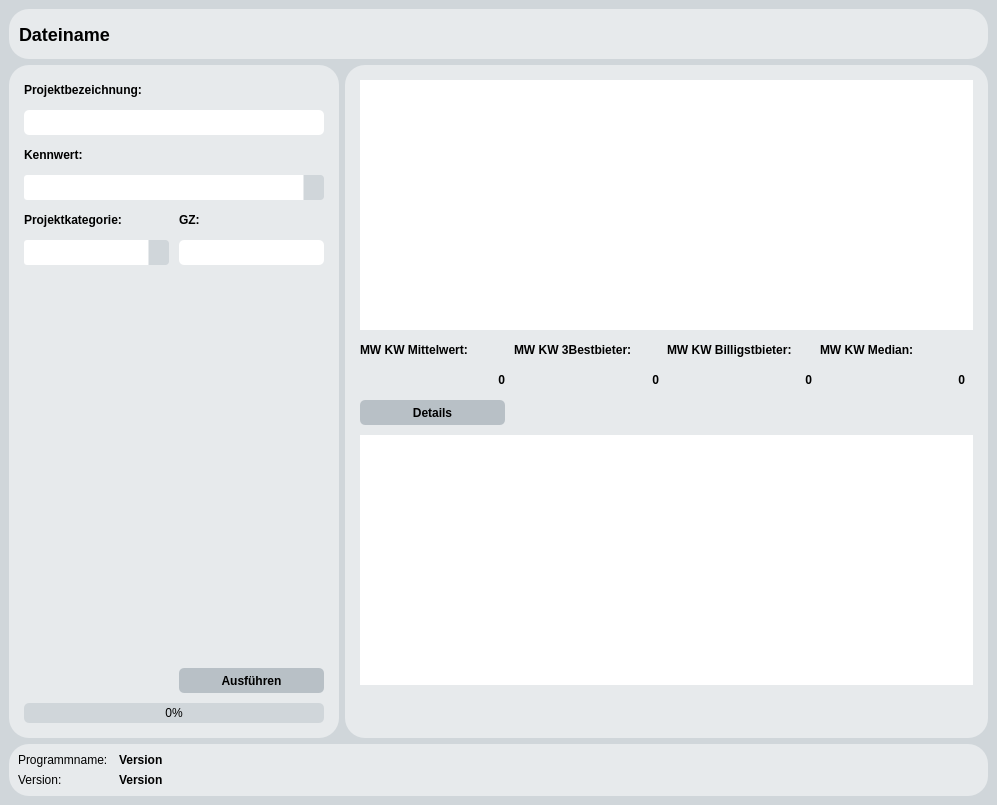
<?xml version="1.0" encoding="UTF-8"?>
<ui version="4.0">
 <class>KennwerteBau</class>
 <widget class="QMainWindow" name="KennwerteBau">
  <property name="geometry">
   <rect>
    <x>0</x>
    <y>0</y>
    <width>997</width>
    <height>805</height>
   </rect>
  </property>
  <property name="minimumSize">
   <size>
    <width>997</width>
    <height>805</height>
   </size>
  </property>
  <property name="windowTitle">
   <string>MainWindow</string>
  </property>
  <property name="styleSheet">
   <string notr="true">*{
	font-family:segoe ui;
	font-size:12px;
}

QMainWindow::separator {
    background: yellow;
    width: 10px; /* when vertical */
    height: 10px; /* when horizontal */
}

QWidget#centralwidget{
	background: #d0d6da;
}

QMenuBar{
	font-size:12px;
	background: #e7eaec;
}

QMenu{
	font-size:12px;
}

QPushButton{
	font-size:12px;
	background:#b8c0c6;
	border-style: solid;
	border-radius: 5px;
}

QPushButton:hover{
	font-size:12px;
	background:#d0d6da;
	border-style: solid;
	border-radius: 5px;
}

QPushButton:pressed{
	font-size:12px;
	background:#a1abb1;
	border-style: solid;
	border-radius: 5px;
    padding-top: 1px;
    padding-left: 2px;
}

QProgressBar{
	color: #000000;
	background-color: #d0d6da;
	border-style: none;
	border-radius: 5px;
	text-align: center;
}
QProgressBar::chunk{
border-radius: 5px;
	background-color: rgb(115, 127, 133);
}

QLineEdit{
	font-size:12px;
	border-style: solid;
	border-radius: 5px;
}

QDoubleSpinBox{
	font-size:12px;
	border-style: solid;
	border-radius: 5px;
}

QDoubleSpinBox::up-button{
    width: 20px;
	border-style: 0px solid;
	border-radius: 1px;
	background: #d0d6da;
}

QDoubleSpinBox::down-button{
    width: 20px;
	border-style: solid;
	border-radius: 1px;
	background: #d0d6da;
}

QDoubleSpinBox::up-arrow {
    image: url('//firma.local/dfs/Laufwerk-Z/Daten - Intern/Kosten/09 SQL Preisdatenbank/07_Python Oberfläche/qss/up-arrow.png');
    width: 7px;
    height: 7px;
}

QDoubleSpinBox::down-arrow {
    image: url('//firma.local/dfs/Laufwerk-Z/Daten - Intern/Kosten/09 SQL Preisdatenbank/07_Python Oberfläche/qss/down-arrow.png');
    width: 7px;
    height: 7px;
}

QLabel#lblTitle {
	font-size:18px;
}

QLabel{
	font-size:12px;
}

QDateEdit{
	font-size:12px;
	border-style: solid;
	border-radius: 5px;
}

QDateEdit::drop-down {
    subcontrol-origin: padding;
    subcontrol-position: top right;
    width: 20px;
	background: #d0d6da;

    border-left-width: 1px;
    border-left-color: #e7eaec;
    border-left-style: solid; /* just a single line */
    border-top-right-radius: 3px; /* same radius as the QComboBox */
    border-bottom-right-radius: 3px;
}

QDateEdit::down-arrow {
    image: url('//firma.local/dfs/Laufwerk-Z/Daten - Intern/Kosten/09 SQL Preisdatenbank/07_Python Oberfläche/qss/down-arrow.png');
    width: 10px;
    height: 10px;
}

QDateEdit::down-arrow:on { /* shift the arrow when popup is open */
    top: 1px;
    left: 1px;
}

QDateEdit QAbstractItemView:enabled {
	color: #000000;
	background: #e7eaec;
	selection-color: #000000;
	selection-background-color: #d0d6da;
}

QDateEdit QWidget#qt_calendar_navigationbar {
	color: #000000;
	background-color: #b8c0c6;
}


QTableView {
	font-size:12px;
    background: #ffffff;
    border-style: none;
	gridline-color: #737f86;
}

QTableView::item:selected {
	color: #000000;
	background: #d0d6da;
}

QHeaderView::section {
    background-color: #b8c0c6;
    padding: 2px;
    font-size: 12px;
	font-weight: bold;
    border-style: none;
    border-bottom: 1px solid #737f86;
	border-right: 1px solid #737f86;	
}

QHeaderView::section:horizontal
{
    border-top: 1px solid #737f86;
}

QHeaderView::section:vertical
{
    border-left: 1px solid #737f86;
	border-right: 1px solid #737f86;
}


QListView{
	font-size:12px;
	color: #000000;
	border: 0px solid;
	border-radius: 10px;
}

QListView::item 
{
    padding: 0px;
}

QListView::item:selected 
{
    border: 1px solid #d0d6da;
    border-radius: 2px;
    color: #000000;
}

QListView::item:selected:!active 
{
    background-color: #d0d6da;
    border-radius: 2px;
    color: #000000;

}

QListView::item:selected:active 
{
    background-color: #d0d6da;
    border-radius: 2px;
    color: #000000;

}

QListView::item:hover 
{
    background-color: #d0d6da;
	margin: 0px;
    border-radius: 2px;

}


/*STYLESHEET FÜR QFrame*/

QFrame#fraSideMenu, QFrame#fraTable, QFrame#fraTitle, QFrame#fraFooter {
    border-radius: 20px;
    background: #e7eaec;
}

/*STYLESHEET FÜR QGridLayout*/

QGridLayout {
    border-radius: 0px;
    background: transparent;
}

/*STYLESHEET FÜR QLabel*/

QLabel {
    border-radius: 0px;
    background: #e7eaec;
}

/*STYLESHEET FÜR QComboBox*/

QComboBox {
	font-size:12px;
    border: solid;
    border-radius: 3px;
    padding: 1px 18px 1px 3px;
    min-width: 6em;
}

QComboBox:editable {
    background: #ffffff;
}

QComboBox:!editable, QComboBox::drop-down:editable {
     background: #ffffff;
}

QComboBox:!editable:on, QComboBox::drop-down:editable:on {
    background: #ffffff;
}

QComboBox:on { /* shift the text when the popup opens */
    padding-top: 3px;
    padding-left: 4px;
}

QComboBox::drop-down {
    subcontrol-origin: padding;
    subcontrol-position: top right;
    width: 20px;
	background: #d0d6da;

    border-left-width: 1px;
    border-left-color: #e7eaec;
    border-left-style: solid; /* just a single line */
    border-top-right-radius: 3px; /* same radius as the QComboBox */
    border-bottom-right-radius: 3px;
}

QComboBox::drop-down:on {
	background:#a1abb1;
}

QComboBox::down-arrow {
    image: url('//firma.local/dfs/Laufwerk-Z/Daten - Intern/Kosten/09 SQL Preisdatenbank/07_Python Oberfläche/qss/down-arrow.png');
    width: 10px;
    height: 10px;
}

QComboBox::down-arrow:on { /* shift the arrow when popup is open */
    top: 1px;
    left: 1px;
}

QComboBox QAbstractItemView {
    border: 1px solid #d0d6da;
	border-radius: 0px;
	background: #ffffff;
	selection-color: #000000;
    selection-background-color: #d0d6da;
}</string>
  </property>
  <widget class="QWidget" name="centralwidget">
   <layout class="QGridLayout" name="gridLayout_3">
    <item row="0" column="0">
     <layout class="QGridLayout" name="gridLayout">
      <item row="1" column="0">
       <widget class="QFrame" name="fraSideMenu">
        <property name="minimumSize">
         <size>
          <width>330</width>
          <height>300</height>
         </size>
        </property>
        <property name="maximumSize">
         <size>
          <width>330</width>
          <height>5000</height>
         </size>
        </property>
        <property name="frameShape">
         <enum>QFrame::StyledPanel</enum>
        </property>
        <property name="frameShadow">
         <enum>QFrame::Raised</enum>
        </property>
        <layout class="QGridLayout" name="gridLayout_6">
         <property name="leftMargin">
          <number>0</number>
         </property>
         <property name="topMargin">
          <number>0</number>
         </property>
         <property name="rightMargin">
          <number>0</number>
         </property>
         <property name="bottomMargin">
          <number>0</number>
         </property>
         <item row="0" column="0">
          <layout class="QGridLayout" name="gridLayout_2">
           <property name="leftMargin">
            <number>15</number>
           </property>
           <property name="topMargin">
            <number>15</number>
           </property>
           <property name="rightMargin">
            <number>15</number>
           </property>
           <property name="bottomMargin">
            <number>15</number>
           </property>
           <property name="horizontalSpacing">
            <number>5</number>
           </property>
           <property name="verticalSpacing">
            <number>10</number>
           </property>
           <item row="4" column="0">
            <widget class="QLabel" name="lblLabel4">
             <property name="minimumSize">
              <size>
               <width>150</width>
               <height>20</height>
              </size>
             </property>
             <property name="maximumSize">
              <size>
               <width>150</width>
               <height>20</height>
              </size>
             </property>
             <property name="font">
              <font>
               <family>segoe ui</family>
               <pointsize>-1</pointsize>
               <weight>75</weight>
               <bold>true</bold>
              </font>
             </property>
             <property name="text">
              <string>Projektkategorie:</string>
             </property>
            </widget>
           </item>
           <item row="8" column="0" colspan="2">
            <widget class="QProgressBar" name="prgDatenImport">
             <property name="minimumSize">
              <size>
               <width>200</width>
               <height>20</height>
              </size>
             </property>
             <property name="maximumSize">
              <size>
               <width>300</width>
               <height>20</height>
              </size>
             </property>
             <property name="font">
              <font>
               <family>segoe ui</family>
               <pointsize>-1</pointsize>
              </font>
             </property>
             <property name="maximum">
              <number>1000</number>
             </property>
             <property name="value">
              <number>0</number>
             </property>
             <property name="alignment">
              <set>Qt::AlignCenter</set>
             </property>
            </widget>
           </item>
           <item row="7" column="1">
            <widget class="QPushButton" name="cmdStartQuery">
             <property name="minimumSize">
              <size>
               <width>145</width>
               <height>25</height>
              </size>
             </property>
             <property name="maximumSize">
              <size>
               <width>145</width>
               <height>25</height>
              </size>
             </property>
             <property name="font">
              <font>
               <family>segoe ui</family>
               <pointsize>-1</pointsize>
               <weight>75</weight>
               <bold>true</bold>
              </font>
             </property>
             <property name="styleSheet">
              <string notr="true"/>
             </property>
             <property name="text">
              <string>Ausführen</string>
             </property>
            </widget>
           </item>
           <item row="4" column="1">
            <widget class="QLabel" name="lblLabel3">
             <property name="minimumSize">
              <size>
               <width>0</width>
               <height>20</height>
              </size>
             </property>
             <property name="maximumSize">
              <size>
               <width>16777215</width>
               <height>20</height>
              </size>
             </property>
             <property name="font">
              <font>
               <family>segoe ui</family>
               <pointsize>-1</pointsize>
               <weight>75</weight>
               <bold>true</bold>
              </font>
             </property>
             <property name="text">
              <string>GZ:</string>
             </property>
            </widget>
           </item>
           <item row="6" column="0">
            <spacer name="verticalSpacer">
             <property name="orientation">
              <enum>Qt::Vertical</enum>
             </property>
             <property name="sizeHint" stdset="0">
              <size>
               <width>20</width>
               <height>20</height>
              </size>
             </property>
            </spacer>
           </item>
           <item row="1" column="0" colspan="2">
            <widget class="QLineEdit" name="txtSearchProj">
             <property name="minimumSize">
              <size>
               <width>150</width>
               <height>25</height>
              </size>
             </property>
             <property name="maximumSize">
              <size>
               <width>300</width>
               <height>25</height>
              </size>
             </property>
             <property name="font">
              <font>
               <family>segoe ui</family>
               <pointsize>-1</pointsize>
              </font>
             </property>
            </widget>
           </item>
           <item row="5" column="0">
            <widget class="QComboBox" name="cboKategorie">
             <property name="minimumSize">
              <size>
               <width>111</width>
               <height>25</height>
              </size>
             </property>
             <property name="maximumSize">
              <size>
               <width>145</width>
               <height>25</height>
              </size>
             </property>
             <property name="font">
              <font>
               <family>segoe ui</family>
               <pointsize>-1</pointsize>
              </font>
             </property>
             <property name="styleSheet">
              <string notr="true"/>
             </property>
             <property name="editable">
              <bool>false</bool>
             </property>
            </widget>
           </item>
           <item row="5" column="1">
            <widget class="QLineEdit" name="txtSearchGZ">
             <property name="minimumSize">
              <size>
               <width>145</width>
               <height>25</height>
              </size>
             </property>
             <property name="maximumSize">
              <size>
               <width>145</width>
               <height>25</height>
              </size>
             </property>
             <property name="font">
              <font>
               <family>segoe ui</family>
               <pointsize>-1</pointsize>
              </font>
             </property>
             <property name="text">
              <string/>
             </property>
            </widget>
           </item>
           <item row="0" column="0" colspan="2">
            <widget class="QLabel" name="lblLabel1">
             <property name="minimumSize">
              <size>
               <width>300</width>
               <height>20</height>
              </size>
             </property>
             <property name="maximumSize">
              <size>
               <width>300</width>
               <height>20</height>
              </size>
             </property>
             <property name="font">
              <font>
               <family>segoe ui</family>
               <pointsize>-1</pointsize>
               <weight>75</weight>
               <bold>true</bold>
              </font>
             </property>
             <property name="toolTip">
              <string>&lt;html&gt;&lt;head/&gt;&lt;body&gt;&lt;p&gt;Durch das setzen von &amp;quot;/&amp;quot; können mehrere Teilbegriffe gesucht werden.&lt;/p&gt;&lt;/body&gt;&lt;/html&gt;</string>
             </property>
             <property name="toolTipDuration">
              <number>0</number>
             </property>
             <property name="text">
              <string>Projektbezeichnung:</string>
             </property>
            </widget>
           </item>
           <item row="3" column="0" colspan="2">
            <widget class="QComboBox" name="cboKennwerte">
             <property name="minimumSize">
              <size>
               <width>111</width>
               <height>25</height>
              </size>
             </property>
             <property name="maximumSize">
              <size>
               <width>300</width>
               <height>25</height>
              </size>
             </property>
             <property name="font">
              <font>
               <family>segoe ui</family>
               <pointsize>-1</pointsize>
              </font>
             </property>
             <property name="styleSheet">
              <string notr="true"/>
             </property>
             <property name="editable">
              <bool>false</bool>
             </property>
            </widget>
           </item>
           <item row="2" column="0" colspan="2">
            <widget class="QLabel" name="lblLabel4_2">
             <property name="minimumSize">
              <size>
               <width>150</width>
               <height>20</height>
              </size>
             </property>
             <property name="maximumSize">
              <size>
               <width>300</width>
               <height>20</height>
              </size>
             </property>
             <property name="font">
              <font>
               <family>segoe ui</family>
               <pointsize>-1</pointsize>
               <weight>75</weight>
               <bold>true</bold>
              </font>
             </property>
             <property name="text">
              <string>Kennwert:</string>
             </property>
            </widget>
           </item>
          </layout>
         </item>
        </layout>
       </widget>
      </item>
      <item row="1" column="1">
       <widget class="QFrame" name="fraTable">
        <property name="minimumSize">
         <size>
          <width>400</width>
          <height>300</height>
         </size>
        </property>
        <property name="maximumSize">
         <size>
          <width>16777215</width>
          <height>5000</height>
         </size>
        </property>
        <layout class="QGridLayout" name="gridLayout_5">
         <property name="leftMargin">
          <number>0</number>
         </property>
         <property name="topMargin">
          <number>0</number>
         </property>
         <property name="rightMargin">
          <number>0</number>
         </property>
         <property name="bottomMargin">
          <number>0</number>
         </property>
         <item row="0" column="0">
          <layout class="QGridLayout" name="gridLayout_4">
           <property name="leftMargin">
            <number>15</number>
           </property>
           <property name="topMargin">
            <number>15</number>
           </property>
           <property name="rightMargin">
            <number>15</number>
           </property>
           <property name="bottomMargin">
            <number>15</number>
           </property>
           <property name="spacing">
            <number>10</number>
           </property>
           <item row="1" column="0">
            <widget class="QLabel" name="lblLabel3_2">
             <property name="minimumSize">
              <size>
               <width>145</width>
               <height>20</height>
              </size>
             </property>
             <property name="maximumSize">
              <size>
               <width>145</width>
               <height>20</height>
              </size>
             </property>
             <property name="font">
              <font>
               <family>segoe ui</family>
               <pointsize>-1</pointsize>
               <weight>75</weight>
               <bold>true</bold>
              </font>
             </property>
             <property name="text">
              <string>MW KW Mittelwert:</string>
             </property>
            </widget>
           </item>
           <item row="3" column="0">
            <widget class="QPushButton" name="cmdDetail">
             <property name="minimumSize">
              <size>
               <width>145</width>
               <height>25</height>
              </size>
             </property>
             <property name="maximumSize">
              <size>
               <width>145</width>
               <height>25</height>
              </size>
             </property>
             <property name="font">
              <font>
               <family>segoe ui</family>
               <pointsize>-1</pointsize>
               <weight>75</weight>
               <bold>true</bold>
              </font>
             </property>
             <property name="styleSheet">
              <string notr="true"/>
             </property>
             <property name="text">
              <string>Details</string>
             </property>
            </widget>
           </item>
           <item row="2" column="3">
            <widget class="QLabel" name="lblMedian">
             <property name="minimumSize">
              <size>
               <width>145</width>
               <height>20</height>
              </size>
             </property>
             <property name="maximumSize">
              <size>
               <width>145</width>
               <height>20</height>
              </size>
             </property>
             <property name="font">
              <font>
               <family>segoe ui</family>
               <pointsize>-1</pointsize>
               <weight>75</weight>
               <bold>true</bold>
              </font>
             </property>
             <property name="text">
              <string>0</string>
             </property>
             <property name="alignment">
              <set>Qt::AlignRight|Qt::AlignTrailing|Qt::AlignVCenter</set>
             </property>
            </widget>
           </item>
           <item row="1" column="4">
            <spacer name="horizontalSpacer">
             <property name="orientation">
              <enum>Qt::Horizontal</enum>
             </property>
             <property name="sizeHint" stdset="0">
              <size>
               <width>40</width>
               <height>20</height>
              </size>
             </property>
            </spacer>
           </item>
           <item row="2" column="1">
            <widget class="QLabel" name="lbl3Best">
             <property name="minimumSize">
              <size>
               <width>145</width>
               <height>20</height>
              </size>
             </property>
             <property name="maximumSize">
              <size>
               <width>145</width>
               <height>20</height>
              </size>
             </property>
             <property name="font">
              <font>
               <family>segoe ui</family>
               <pointsize>-1</pointsize>
               <weight>75</weight>
               <bold>true</bold>
              </font>
             </property>
             <property name="text">
              <string>0</string>
             </property>
             <property name="alignment">
              <set>Qt::AlignRight|Qt::AlignTrailing|Qt::AlignVCenter</set>
             </property>
            </widget>
           </item>
           <item row="2" column="0">
            <widget class="QLabel" name="lblMittelwert">
             <property name="minimumSize">
              <size>
               <width>145</width>
               <height>20</height>
              </size>
             </property>
             <property name="maximumSize">
              <size>
               <width>145</width>
               <height>20</height>
              </size>
             </property>
             <property name="font">
              <font>
               <family>segoe ui</family>
               <pointsize>-1</pointsize>
               <weight>75</weight>
               <bold>true</bold>
              </font>
             </property>
             <property name="text">
              <string>0</string>
             </property>
             <property name="alignment">
              <set>Qt::AlignRight|Qt::AlignTrailing|Qt::AlignVCenter</set>
             </property>
            </widget>
           </item>
           <item row="1" column="3">
            <widget class="QLabel" name="lblLabel3_5">
             <property name="minimumSize">
              <size>
               <width>145</width>
               <height>20</height>
              </size>
             </property>
             <property name="maximumSize">
              <size>
               <width>145</width>
               <height>20</height>
              </size>
             </property>
             <property name="font">
              <font>
               <family>segoe ui</family>
               <pointsize>-1</pointsize>
               <weight>75</weight>
               <bold>true</bold>
              </font>
             </property>
             <property name="text">
              <string>MW KW Median:</string>
             </property>
            </widget>
           </item>
           <item row="2" column="2">
            <widget class="QLabel" name="lblBillig">
             <property name="minimumSize">
              <size>
               <width>145</width>
               <height>20</height>
              </size>
             </property>
             <property name="maximumSize">
              <size>
               <width>145</width>
               <height>20</height>
              </size>
             </property>
             <property name="font">
              <font>
               <family>segoe ui</family>
               <pointsize>-1</pointsize>
               <weight>75</weight>
               <bold>true</bold>
              </font>
             </property>
             <property name="text">
              <string>0</string>
             </property>
             <property name="alignment">
              <set>Qt::AlignRight|Qt::AlignTrailing|Qt::AlignVCenter</set>
             </property>
            </widget>
           </item>
           <item row="4" column="0" colspan="5">
            <widget class="QTableWidget" name="grdKennwerteDetail">
             <property name="minimumSize">
              <size>
               <width>400</width>
               <height>250</height>
              </size>
             </property>
             <property name="maximumSize">
              <size>
               <width>16777215</width>
               <height>250</height>
              </size>
             </property>
             <property name="font">
              <font>
               <family>segoe ui</family>
               <pointsize>-1</pointsize>
              </font>
             </property>
             <property name="contextMenuPolicy">
              <enum>Qt::CustomContextMenu</enum>
             </property>
             <property name="autoFillBackground">
              <bool>false</bool>
             </property>
             <property name="frameShape">
              <enum>QFrame::NoFrame</enum>
             </property>
             <property name="lineWidth">
              <number>0</number>
             </property>
             <property name="sizeAdjustPolicy">
              <enum>QAbstractScrollArea::AdjustToContents</enum>
             </property>
             <property name="selectionBehavior">
              <enum>QAbstractItemView::SelectRows</enum>
             </property>
             <property name="sortingEnabled">
              <bool>true</bool>
             </property>
             <property name="rowCount">
              <number>0</number>
             </property>
             <property name="columnCount">
              <number>0</number>
             </property>
             <attribute name="horizontalHeaderCascadingSectionResizes">
              <bool>true</bool>
             </attribute>
             <attribute name="horizontalHeaderMinimumSectionSize">
              <number>20</number>
             </attribute>
             <attribute name="horizontalHeaderShowSortIndicator" stdset="0">
              <bool>true</bool>
             </attribute>
             <attribute name="horizontalHeaderStretchLastSection">
              <bool>true</bool>
             </attribute>
             <attribute name="verticalHeaderVisible">
              <bool>false</bool>
             </attribute>
             <attribute name="verticalHeaderMinimumSectionSize">
              <number>20</number>
             </attribute>
             <attribute name="verticalHeaderDefaultSectionSize">
              <number>20</number>
             </attribute>
            </widget>
           </item>
           <item row="1" column="1">
            <widget class="QLabel" name="lblLabel3_3">
             <property name="minimumSize">
              <size>
               <width>145</width>
               <height>20</height>
              </size>
             </property>
             <property name="maximumSize">
              <size>
               <width>145</width>
               <height>20</height>
              </size>
             </property>
             <property name="font">
              <font>
               <family>segoe ui</family>
               <pointsize>-1</pointsize>
               <weight>75</weight>
               <bold>true</bold>
              </font>
             </property>
             <property name="text">
              <string>MW KW 3Bestbieter:</string>
             </property>
            </widget>
           </item>
           <item row="1" column="2">
            <widget class="QLabel" name="lblLabel3_4">
             <property name="minimumSize">
              <size>
               <width>145</width>
               <height>20</height>
              </size>
             </property>
             <property name="maximumSize">
              <size>
               <width>145</width>
               <height>20</height>
              </size>
             </property>
             <property name="font">
              <font>
               <family>segoe ui</family>
               <pointsize>-1</pointsize>
               <weight>75</weight>
               <bold>true</bold>
              </font>
             </property>
             <property name="text">
              <string>MW KW Billigstbieter:</string>
             </property>
            </widget>
           </item>
           <item row="0" column="0" colspan="5">
            <widget class="QTableWidget" name="grdKennwerte">
             <property name="minimumSize">
              <size>
               <width>400</width>
               <height>250</height>
              </size>
             </property>
             <property name="maximumSize">
              <size>
               <width>16777215</width>
               <height>250</height>
              </size>
             </property>
             <property name="font">
              <font>
               <family>segoe ui</family>
               <pointsize>-1</pointsize>
              </font>
             </property>
             <property name="autoFillBackground">
              <bool>false</bool>
             </property>
             <property name="frameShape">
              <enum>QFrame::NoFrame</enum>
             </property>
             <property name="lineWidth">
              <number>0</number>
             </property>
             <property name="sizeAdjustPolicy">
              <enum>QAbstractScrollArea::AdjustToContents</enum>
             </property>
             <property name="selectionBehavior">
              <enum>QAbstractItemView::SelectRows</enum>
             </property>
             <property name="sortingEnabled">
              <bool>true</bool>
             </property>
             <property name="rowCount">
              <number>0</number>
             </property>
             <property name="columnCount">
              <number>0</number>
             </property>
             <attribute name="horizontalHeaderCascadingSectionResizes">
              <bool>true</bool>
             </attribute>
             <attribute name="horizontalHeaderMinimumSectionSize">
              <number>20</number>
             </attribute>
             <attribute name="horizontalHeaderShowSortIndicator" stdset="0">
              <bool>true</bool>
             </attribute>
             <attribute name="horizontalHeaderStretchLastSection">
              <bool>true</bool>
             </attribute>
             <attribute name="verticalHeaderVisible">
              <bool>false</bool>
             </attribute>
             <attribute name="verticalHeaderMinimumSectionSize">
              <number>20</number>
             </attribute>
             <attribute name="verticalHeaderDefaultSectionSize">
              <number>20</number>
             </attribute>
            </widget>
           </item>
           <item row="5" column="0">
            <spacer name="verticalSpacer_2">
             <property name="orientation">
              <enum>Qt::Vertical</enum>
             </property>
             <property name="sizeHint" stdset="0">
              <size>
               <width>20</width>
               <height>40</height>
              </size>
             </property>
            </spacer>
           </item>
          </layout>
         </item>
        </layout>
       </widget>
      </item>
      <item row="2" column="0" colspan="2">
       <widget class="QFrame" name="fraFooter">
        <property name="frameShape">
         <enum>QFrame::StyledPanel</enum>
        </property>
        <property name="frameShadow">
         <enum>QFrame::Raised</enum>
        </property>
        <layout class="QGridLayout" name="gridLayout_10">
         <item row="0" column="0">
          <layout class="QGridLayout" name="gridLayout_9">
           <item row="0" column="0">
            <widget class="QLabel" name="lblLabel11">
             <property name="maximumSize">
              <size>
               <width>95</width>
               <height>20</height>
              </size>
             </property>
             <property name="font">
              <font>
               <family>segoe ui</family>
               <pointsize>-1</pointsize>
              </font>
             </property>
             <property name="text">
              <string>Programmname:</string>
             </property>
            </widget>
           </item>
           <item row="0" column="1">
            <widget class="QLabel" name="lblProgrammname">
             <property name="maximumSize">
              <size>
               <width>16777215</width>
               <height>16777215</height>
              </size>
             </property>
             <property name="font">
              <font>
               <family>segoe ui</family>
               <pointsize>-1</pointsize>
               <weight>75</weight>
               <bold>true</bold>
              </font>
             </property>
             <property name="text">
              <string>Version</string>
             </property>
            </widget>
           </item>
           <item row="1" column="0">
            <widget class="QLabel" name="lblLabel12">
             <property name="maximumSize">
              <size>
               <width>95</width>
               <height>20</height>
              </size>
             </property>
             <property name="font">
              <font>
               <family>segoe ui</family>
               <pointsize>-1</pointsize>
              </font>
             </property>
             <property name="text">
              <string>Version:</string>
             </property>
            </widget>
           </item>
           <item row="1" column="1">
            <widget class="QLabel" name="lblVersion">
             <property name="font">
              <font>
               <family>segoe ui</family>
               <pointsize>-1</pointsize>
               <weight>75</weight>
               <bold>true</bold>
              </font>
             </property>
             <property name="text">
              <string>Version</string>
             </property>
            </widget>
           </item>
          </layout>
         </item>
        </layout>
       </widget>
      </item>
      <item row="0" column="0" colspan="2">
       <widget class="QFrame" name="fraTitle">
        <property name="frameShape">
         <enum>QFrame::StyledPanel</enum>
        </property>
        <property name="frameShadow">
         <enum>QFrame::Raised</enum>
        </property>
        <layout class="QGridLayout" name="gridLayout_8">
         <property name="leftMargin">
          <number>0</number>
         </property>
         <property name="topMargin">
          <number>0</number>
         </property>
         <property name="rightMargin">
          <number>0</number>
         </property>
         <property name="bottomMargin">
          <number>0</number>
         </property>
         <item row="0" column="0">
          <layout class="QGridLayout" name="gridLayout_7">
           <property name="leftMargin">
            <number>10</number>
           </property>
           <property name="topMargin">
            <number>10</number>
           </property>
           <property name="rightMargin">
            <number>10</number>
           </property>
           <property name="bottomMargin">
            <number>10</number>
           </property>
           <item row="0" column="0">
            <widget class="QLabel" name="lblTitle">
             <property name="minimumSize">
              <size>
               <width>200</width>
               <height>30</height>
              </size>
             </property>
             <property name="maximumSize">
              <size>
               <width>16777215</width>
               <height>30</height>
              </size>
             </property>
             <property name="font">
              <font>
               <family>segoe ui</family>
               <pointsize>-1</pointsize>
               <weight>75</weight>
               <bold>true</bold>
              </font>
             </property>
             <property name="styleSheet">
              <string notr="true"/>
             </property>
             <property name="text">
              <string>Dateiname</string>
             </property>
             <property name="alignment">
              <set>Qt::AlignLeading|Qt::AlignLeft|Qt::AlignVCenter</set>
             </property>
            </widget>
           </item>
          </layout>
         </item>
        </layout>
       </widget>
      </item>
     </layout>
    </item>
   </layout>
  </widget>
  <widget class="QMenuBar" name="menubar">
   <property name="geometry">
    <rect>
     <x>0</x>
     <y>0</y>
     <width>997</width>
     <height>21</height>
    </rect>
   </property>
  </widget>
 </widget>
 <resources/>
 <connections/>
</ui>
